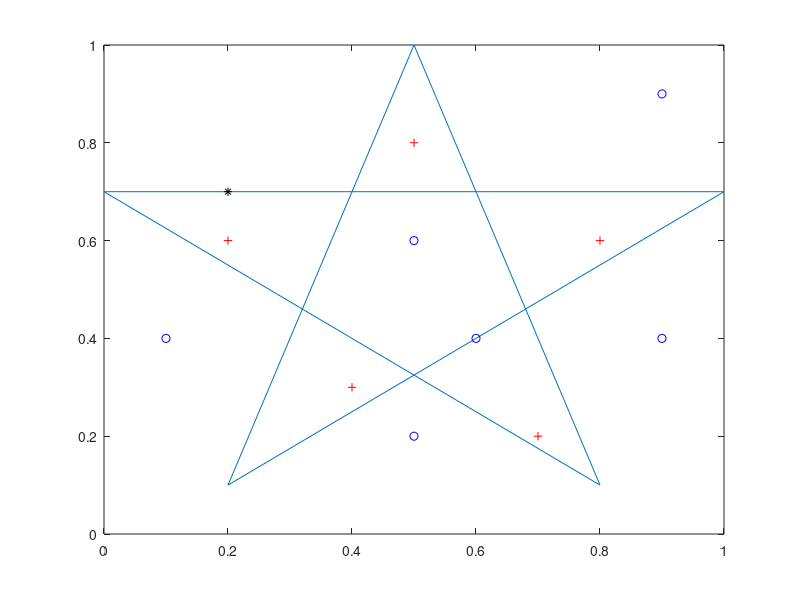

Reproduce this figure in MATLAB.
xv = [0.5;0.2;1.0;0;0.8;0.5];
yv = [1.0;0.1;0.7;0.7;0.1;1];
xq = [0.1;0.5;0.9;0.2;0.4;0.5;0.5;0.9;0.6;0.8;0.7;0.2];
yq = [0.4;0.6;0.9;0.7;0.3;0.8;0.2;0.4;0.4;0.6;0.2;0.6];
[in,on] = inpolygon(xq,yq,xv,yv);
figure

plot(xv,yv) % polygon

hold on
plot(xq(in&~on),yq(in&~on),'r+') % points strictly inside
plot(xq(on),yq(on),'k*') % points on edge
plot(xq(~in),yq(~in),'bo') % points outside
hold off